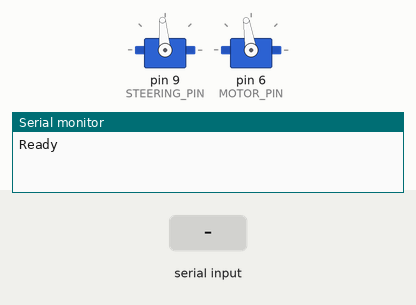
Recording of a sketch running on a simulated Arduino Uno, built with avr-gcc and run on an emulated ATmega328P. Parts: 2 × servo, the last lines printed to the serial monitor. The test bench sets the inputs (shaded band).

Above: at 1.2 s.
1.3 s: "90,45\n" received over Serial
At 3.5 s:
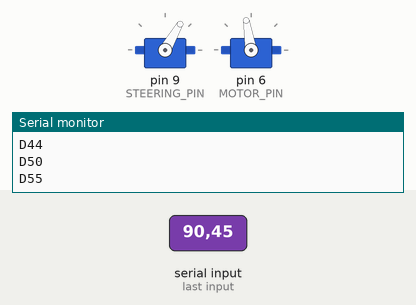
4.3 s: "T90\n" received over Serial
At 7.1 s:
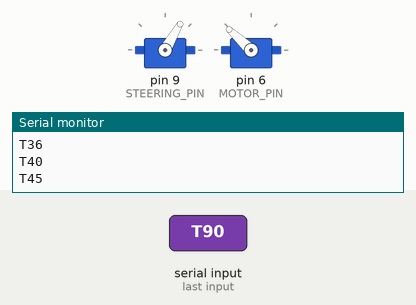
7.3 s: "30,150\n" received over Serial
At 8.6 s:
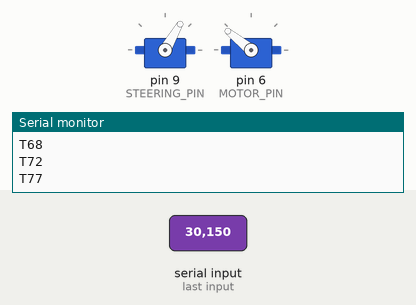
9.0 s: "D\n" received over Serial
At 11.7 s:
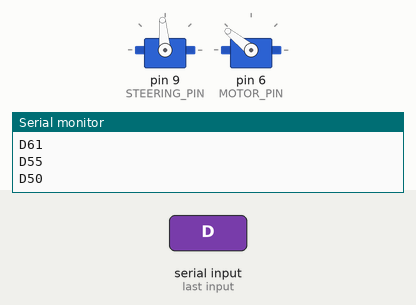
12.0 s: "T,45\n" received over Serial
At 14.3 s:
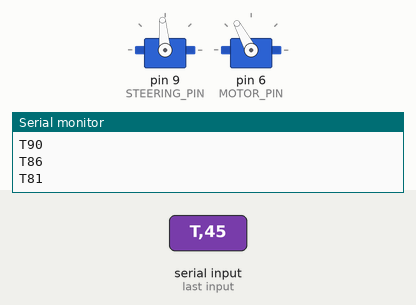
Timing chart, 0 to 15.8 s (numbered marks = the images above; inputs shaded):
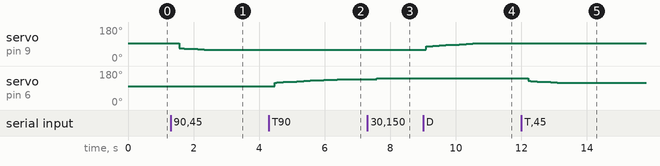

Measured:
- after the input at 1.3 s, servo on pin 9 (STEERING_PIN): moves from 95° to 60° over 0.78 s, starting after 0.25 s
- after the input at 4.3 s, servo on pin 6 (MOTOR_PIN): moves from 99° to 137° over 1.9 s, starting after 0.16 s
- after the input at 7.3 s, servo on pin 6 (MOTOR_PIN): 137° → 141° after 0.29 s
- after the input at 9.0 s, servo on pin 9 (STEERING_PIN): moves from 60° to 95° over 1.6 s, starting after 0.08 s
- after the input at 12.0 s, servo on pin 6 (MOTOR_PIN): moves from 141° to 118° over 0.89 s, starting after 0.21 s

The sketch:

ArduinoInterface.ino
```cpp
#include "PWMController.h"
#include "SerialHandler.h"

const int BAUD_RATE = 115200;
const int TIMEOUT = 20;
const int UPDATE_RATE = 1;
const int DELTA_MAX = 20;

const int STEERING_PIN = 9;
const int STEERING_NORMAL_PW = 1520;
const int STEERING_MIN_PW = 1160;
const int STEERING_MAX_PW = 1920;

const int MOTOR_PIN = 6;
const int MOTOR_NORMAL_PW = 1560;
const int MOTOR_MIN_PW = 1040;
const int MOTOR_MAX_PW = 2000;

PWMController steeringController;
PWMController motorController;
SerialHandler serialHandler(BAUD_RATE, TIMEOUT);

int last_loop_time = 0;

void setup() {
  steeringController.Setup('D', STEERING_PIN, STEERING_NORMAL_PW, STEERING_MIN_PW, STEERING_MAX_PW, DELTA_MAX, true);
  motorController.Setup('T', MOTOR_PIN, MOTOR_NORMAL_PW, MOTOR_MIN_PW, MOTOR_MAX_PW, DELTA_MAX, false);
  serialHandler.establishConnection();
  Serial.println("Ready");
}

void loop() {
  if (serialHandler.getCommand()) {
    switch (serialHandler.command.type) {
      case CommandType::DIRECTION:
        steeringController.SetTarget(serialHandler.command.value);
        break;
      case CommandType::THROTTLE:
        motorController.SetTarget(serialHandler.command.value);
        break;
    }
  }

  int current_time = millis();
  if (current_time - last_loop_time >= UPDATE_RATE) {
    steeringController.Advance();
    motorController.Advance();
    last_loop_time = current_time;
  }
}
```

PWMController.h
```cpp
 #pragma once

 #include <Servo.h>

 class PWMController {
 public:
  void Setup(char s, int pin, int normal_uS, int min_uS, int max_uS, int max_delta_uS, boolean r) {
    symbol = s;
    reversed = r;
    normal = normal_uS;
    neg_val = normal_uS - min_uS;
    pos_val = max_uS - normal_uS;
    max_delta = max_delta_uS;
    servo.attach(pin);
    Reset();
  }

  void Reset() {
    servo.writeMicroseconds(normal);
    target = normal;
    current = normal;
  }

  void SetTarget(int percent) {
    if (percent > 100)
      percent = 100;
    if (percent < -100)
      percent = -100;

    percent = reversed? -percent: percent;
    if (percent>0)
      target = normal + percent/100.00f*pos_val;
    else
      target = normal + percent/100.00f*neg_val;
  }

  void Advance() {
    if (current == target)
      return;

    int step_target = target;
    step_target += (1/1000.0f)*15*(target-current);

    if (step_target > current + max_delta)
      step_target = current + max_delta;
    if (step_target < current - max_delta)
      step_target = current - max_delta;

    servo.writeMicroseconds(step_target);
    current = step_target;
    PrintStatus();
  }

  int CurrentPW() {
    return current;
  }

  int CurrentPercent() {
    int val;
    if (current > normal)
      val = (float)(current-normal)/pos_val*100;
    else
      val = -(float)(normal-current)/neg_val*100;
    return reversed? -val: val;
  }

  void PrintStatus() {
    Serial.print(symbol);
    Serial.println(CurrentPercent());
  }

private:
  char symbol;
  boolean reversed;
  int normal;
  int neg_val;
  int pos_val;
  int max_delta;

  int target;
  int current;

  Servo servo;
};
```

SerialHandler.h
```cpp
 #pragma once

 enum CommandType : int {
   DIRECTION, THROTTLE
 };

 struct Command {
  CommandType type;
  int value;
 };

 class SerialHandler {
 public:
  Command command;

  SerialHandler(int baud_rate, int timeout) {
    BAUD_RATE = baud_rate;
    TIMEOUT = timeout;
    commandString = "";
  }

  void establishConnection() {
    Serial.begin(BAUD_RATE);
    Serial.setTimeout(TIMEOUT);
  }

  boolean getCommand() {
    if (Serial.available() > 0) {
      int inChar = Serial.read();
      switch (inChar) {
      case 'D':
        command.type = CommandType::DIRECTION;
        break;
      case 'T':
        command.type = CommandType::THROTTLE;
        break;
      }
      if (isDigit(inChar) || inChar == '-') {
        commandString += (char)inChar;
      }

      if (inChar == '\n') {
        command.value = commandString.toInt();

        commandString = "";
        return true;
      }
    }
    return false;
  }

 private:
  String commandString;
  int BAUD_RATE;
  int TIMEOUT;
 };
```
